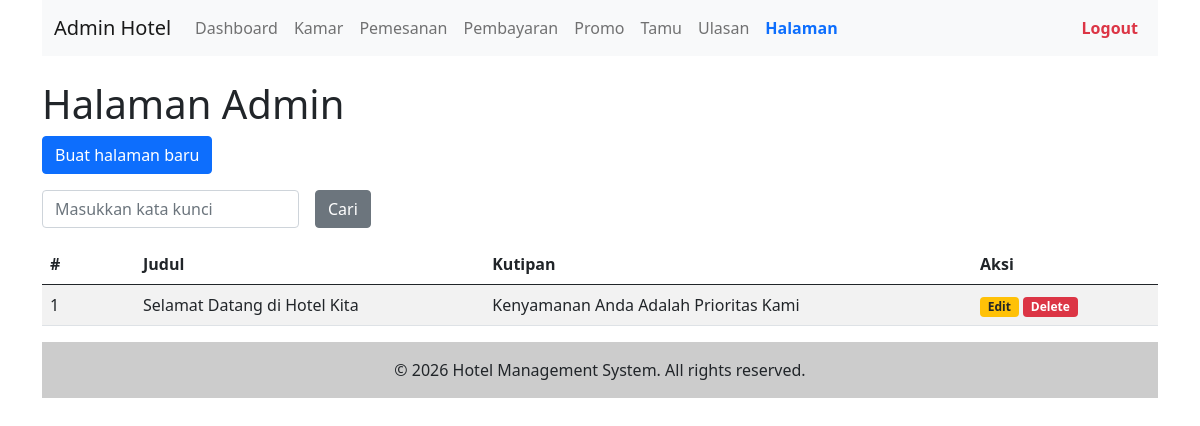
Screenshot of /admin/halaman.php (signed in) with the database file from the repository.
### tables this page shows
CREATE TABLE halaman (
    id INT AUTO_INCREMENT PRIMARY KEY,
    judul VARCHAR(255) NOT NULL,
    kutipan VARCHAR(255) NOT NULL,
    isi TEXT NOT NULL,
    tgl_isi TIMESTAMP NOT NULL DEFAULT CURRENT_TIMESTAMP ON UPDATE CURRENT_TIMESTAMP
);

### admin/halaman.php (the view, shortened to what this page needs)
<?php include("inc_header.php"); ?>
<?php
$katakunci = (isset($_GET['katakunci'])) ? mysqli_real_escape_string($koneksi, $_GET['katakunci']) : "";
?>
<h1>Halaman Admin</h1>
<p>
    <a href="halaman_input.php">
        <input type="button" class="btn btn-primary" value="Buat halaman baru">
    </a>
</p>
<form class="row g-3" method="get">
    <div class="col-auto">
        <input type="text" name="katakunci" class="form-control" placeholder="Masukkan kata kunci" value="<?php echo $katakunci ?>" />
    </div>
    <div class="col-auto">
        <input type="submit" name="cari" value="Cari" class="btn btn-secondary">
    </div>
</form>
<table class="table table-striped mt-3">
    <thead>
        <tr>
            <th class="col-1">#</th>
            <th>Judul</th>
            <th>Kutipan</th>
            <th class="col-2">Aksi</th>
        </tr>
    </thead>
    <tbody>
        <?php
        $sqltambahan = "";
        $sql1 = "SELECT * FROM halaman " . $sqltambahan . " ORDER BY id DESC";
        $q1 = mysqli_query($koneksi, $sql1);
        $nomor = 1;
        while ($r1 = mysqli_fetch_array($q1)) {
        ?>
            <tr>
                <td><?php echo $nomor++; ?></td>
                <td><?php echo $r1['judul']; ?></td>
                <td><?php echo $r1['kutipan']; ?></td>
                <td>
                    <a href="halaman_input.php?id=<?php echo $r1['id']; ?>" class="text-decoration-none">
                        <span class="badge bg-warning text-dark">Edit</span>
                    </a>
                    <a href="halaman.php?op=delete&id=<?php echo $r1['id']; ?>" class="text-decoration-none" onclick="return confirm('Yakin hapus data?')">
                        <span class="badge bg-danger">Delete</span>
                    </a>
                </td>
            </tr>
        <?php } ?>
    </tbody>
</table>
<?php include("inc_footer.php"); ?>

### rows the page displays
halaman: judul "Selamat Datang di Hotel Kita", kutipan "Kenyamanan Anda Adalah Prioritas Kami"
